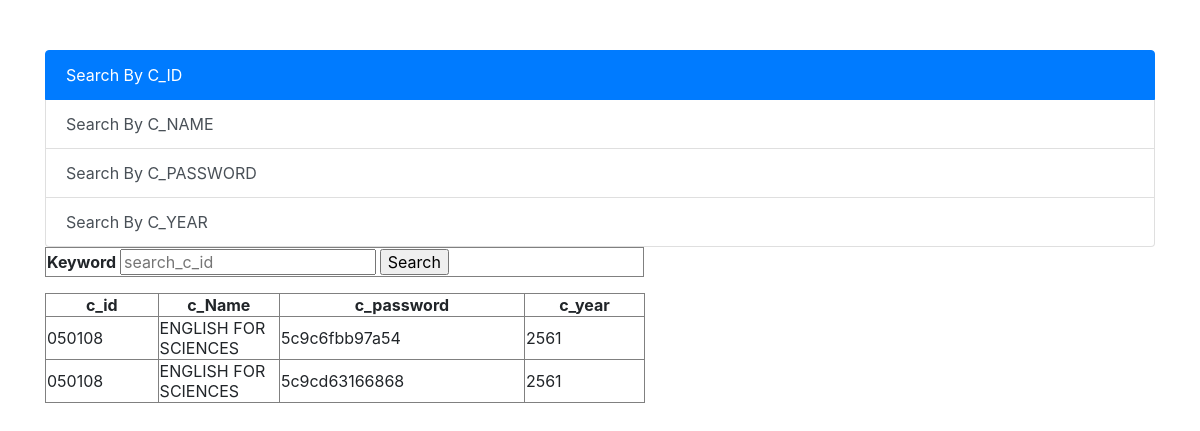
The app's page /admin/test_search1.php, older data.
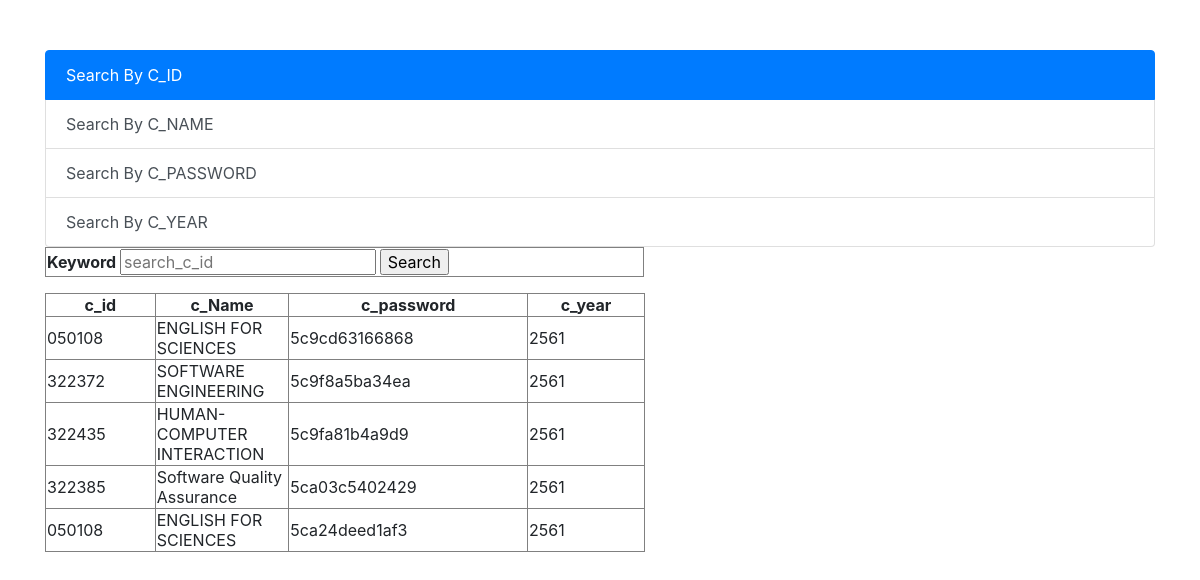
The same page, newer data.
### tables this page shows
CREATE TABLE `classroom` (
  `id` int(10) NOT NULL,
  `c_id` varchar(10) NOT NULL,
  `c_name` varchar(255) NOT NULL,
  `c_password` varchar(14) NOT NULL,
  `c_year` varchar(20) NOT NULL,
  `c_term` int(1) NOT NULL,
  `c_sec` int(3) NOT NULL,
  `l_username` varchar(30) NOT NULL,
  `l_name` varchar(50) DEFAULT NULL,
  `t_username` varchar(50) DEFAULT NULL
);

### admin/test_search1.php (the view, shortened to what this page needs)
<html>
<head>
<link rel="stylesheet" href="https://maxcdn.bootstrapcdn.com/bootstrap/4.0.0/css/bootstrap.min.css">
  <link rel="stylesheet" href="https://use.fontawesome.com/releases/v5.7.2/css/all.css">
  <link rel="stylesheet" type="text/css" href="../style.css">
</head>
<body>
<div class="container" style="margin-top: 50px;">
  <div class="list-group" id="myList" role="tablist">
    <a class="list-group-item list-group-item-action active" data-toggle="list" href="#search_cid" role="tab">Search By C_ID</a>
    <a class="list-group-item list-group-item-action" data-toggle="list" href="#search_cname" role="tab">Search By C_NAME</a>
    <a class="list-group-item list-group-item-action" data-toggle="list" href="#search_cpassword" role="tab">Search By C_PASSWORD</a>
    <a class="list-group-item list-group-item-action" data-toggle="list" href="#search_cyear" role="tab">Search By C_YEAR</a>
  </div>
  <div class="tab-content">
    <div class="tab-pane active" id="search_cid" role="tabpanel">
      <form name="form_search_cid" method="post" action="<?php echo $_SERVER['SCRIPT_NAME'];?>">
      <table width="599" border="1">
        <tr>
          <th>Keyword
          <input name="search_c_id" type="text" id="search_c_id" placeholder="search_c_id">
          <input type="submit" value="Search"></th>
        </tr>
      </table>
    </form>
    </div>
  </div>
  <table width="600" border="1">
    <tr>
      <th width="91"> <div align="center">c_id </div></th>
      <th width="98"> <div align="center">c_Name </div></th>
      <th width="198"> <div align="center">c_password </div></th>
      <th width="97"> <div align="center">c_year </div></th>
    </tr>
    <?php
      if (!isset($_POST['search_cid']) && !isset($_POST['search_cname']) && !isset($_POST['search_cpassword']) && !isset($_POST['search_cyear'])) {
        $conn2 = new PDO("mysql:host=localhost;dbname=19S1_g5;
        charset=utf8","root","");
        $sql2 = "SELECT * FROM classroom WHERE l_username = 'chitsutha'";
        $stmt2 = $conn2->prepare($sql2);
        $stmt2->execute();
        while ($row2=$stmt2->fetch()) { ?>
          <tr>
            <td> <?=$row2['c_id']?> </td>
            <td> <?=$row2['c_name']?> </td>
            <td> <?=$row2['c_password']?> </td>
            <td> <?=$row2['c_year']?> </td>
          </tr>
        <?php }
      }
    ?>
</div>
</body>
</html>

Row changes from the older to the newer data that the page shows:
removed classroom: c "050108", c_name "ENGLISH FOR SCIENCES", c_password "5c9c6fbb97a54", c_year "2561"
added classroom: c "322372", c_name "SOFTWARE ENGINEERING", c_password "5c9f8a5ba34ea", c_year "2561"
added classroom: c "322435", c_name "HUMAN-COMPUTER INTERACTION", c_password "5c9fa81b4a9d9", c_year "2561"
added classroom: c "322385", c_name "Software Quality Assurance", c_password "5ca03c5402429", c_year "2561"
added classroom: c "050108", c_name "ENGLISH FOR SCIENCES", c_password "5ca24deed1af3", c_year "2561"
